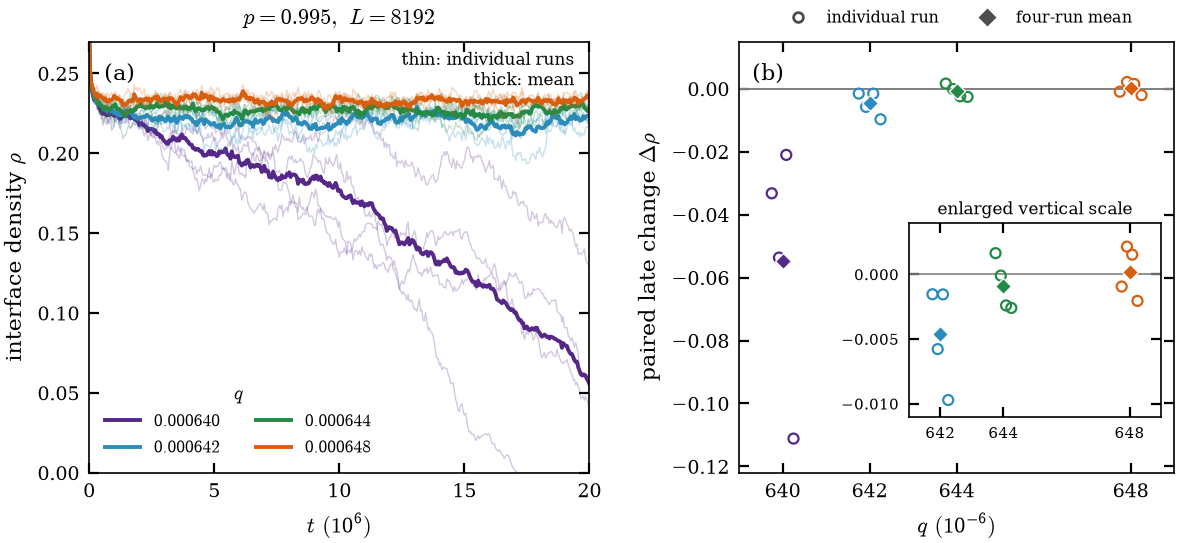

Write the Python code that produced this figure.
"""All individual endpoint trajectories and paired late changes, with run means.

Generate inputs with python -m campaign.v3.analysis.film_endpoint from project root.
"""
from collections import defaultdict
import csv
import os
from pathlib import Path

os.environ.setdefault('MPLCONFIGDIR', '/tmp/dn-v3-matplotlib')
import numpy as np
import matplotlib.pyplot as plt
from matplotlib.lines import Line2D
from common import ROOT, PAGE, label, save
from campaign.v2.analysis.io import write_json
from campaign.v3.analysis.film_endpoint import provenance

RESULT = Path(ROOT) / 'campaign/v3/results/film_endpoint'
QS = (.000640, .000642, .000644, .000648)
NAME = 'fig_gpu_near20m'


def table(name):
    with (RESULT / (name+'.csv')).open() as stream:
        return list(csv.DictReader(stream))


def main():
    curves = table('endpoint_curves')
    run_rows = table('endpoint_runs')
    colors = ['#542788', '#2b8cbe', '#238b45', '#d95f0e']
    fig, axes = plt.subplots(1, 2, figsize=(PAGE, 2.8),
                            gridspec_kw=dict(width_ratios=[1.15, 1], wspace=.32))
    zoom = axes[1].inset_axes([.39, .13, .58, .45])
    for q, color in zip(QS, colors):
        runs = defaultdict(list)
        for row in curves:
            if float(row['q']) == q:
                runs[row['run']].append(row)
        if len(runs) != 4:
            raise ValueError('Figure requires all four independent runs')
        records = [sorted(runs[key], key=lambda r: int(r['time'])) for key in sorted(runs)]
        grid = np.unique([int(row['time']) for rows in records for row in rows])
        values = []
        for rows in records:
            t = np.array([int(row['time']) for row in rows])
            rho = np.array([float(row['rho']) for row in rows])
            if t[-1] != 20_000_000:
                raise ValueError('Missing completed or absorbing extension')
            values.append(np.interp(grid, t, rho))
        values = np.array(values)
        selected = grid >= 1000
        for rho in values:
            axes[0].plot(grid[selected]/1e6, rho[selected], color=color, alpha=.25, lw=.5)
        axes[0].plot(grid[selected]/1e6, values.mean(0)[selected], color=color,
                     label=f'${q:.6f}$', lw=1.4)
        rows = sorted([r for r in run_rows if float(r['q']) == q], key=lambda r: r['run'])
        changes = np.array([float(r['drift']) for r in rows])
        if len(changes) != 4 or {r['run'] for r in rows} != set(runs):
            raise ValueError('Paired-change and trajectory cohorts differ')
        x = q * 1e6
        # Fixed horizontal offsets make all four independent runs visible.
        for ax in (axes[1], zoom):
            ax.scatter(x+np.linspace(-.25, .25, 4), changes, color=color,
                       s=13, marker='o', facecolors='none', linewidths=.8, zorder=3)
            ax.plot(x, changes.mean(), color=color, marker='D', ms=4,
                    markeredgecolor='white', markeredgewidth=.5, zorder=4)
    axes[0].set(xlim=(0, 20), ylim=(0, .27), xticks=[0, 5, 10, 15, 20],
                xlabel=r'$t\ (10^6)$', ylabel=r'interface density $\rho$',
                title=r'$p=0.995,\ L=8192$')
    axes[0].legend(title='$q$', title_fontsize=7, fontsize=6.3, ncol=2, loc='lower left')
    axes[0].text(.97, .98, 'thin: individual runs\nthick: mean', ha='right', va='top',
                 transform=axes[0].transAxes, fontsize=6)
    axes[1].axhline(0, color='.5', lw=.7)
    axes[1].set(xlim=(639, 649), xticks=np.array(QS)*1e6, ylim=(-.122, .015),
                xlabel=r'$q\ (10^{-6})$', ylabel=r'paired late change $\Delta\rho$')
    axes[1].legend(handles=[Line2D([], [], color='.3', marker='o', markerfacecolor='none',
                                  ls='', ms=3.5, label='individual run'),
                            Line2D([], [], color='.3', marker='D', ls='', ms=3.5,
                                   label='four-run mean')], fontsize=5.8,
                   loc='lower center', bbox_to_anchor=(.5, 1.02), ncol=2,
                   borderaxespad=0)
    zoom.axhline(0, color='.5', lw=.6)
    zoom.set(xlim=(641, 649), xticks=[642, 644, 648], ylim=(-.011, .004),
             yticks=[-.01, -.005, 0], title='enlarged vertical scale')
    zoom.tick_params(labelsize=5.5)
    zoom.set_title('enlarged vertical scale', fontsize=6, pad=3)
    for ax, letter in zip(axes, 'ab'):
        label(ax, f'({letter})', x=.03)
    save(fig, NAME)
    write_json(RESULT/(NAME+'_provenance.json'), dict(
        inputs=provenance([RESULT/'endpoint_runs.csv', RESULT/'endpoint_curves.csv', Path(__file__)]),
        display='All 16 trajectories, four individual paired changes per q, equal-run means; no confidence intervals.',
        inset='Same q=0.000642, 0.000644 and 0.000648 points on an enlarged vertical scale.'))
    print(NAME)


if __name__ == '__main__':
    main()
